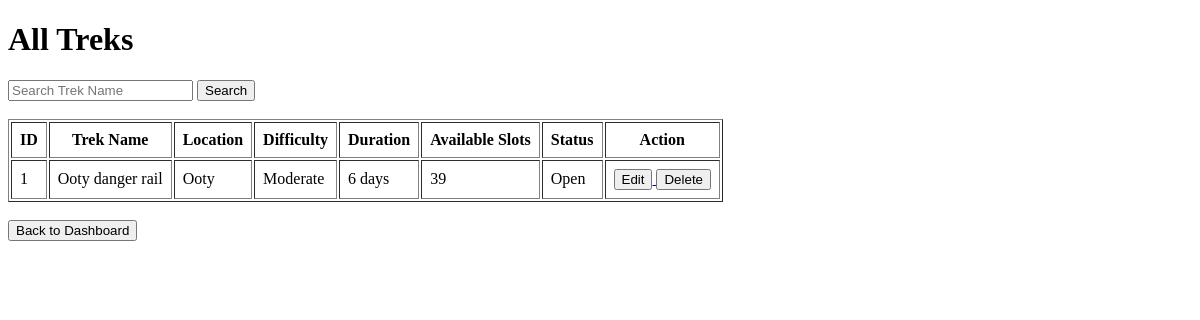
The page /view_treks (signed in) on the database as committed earlier.
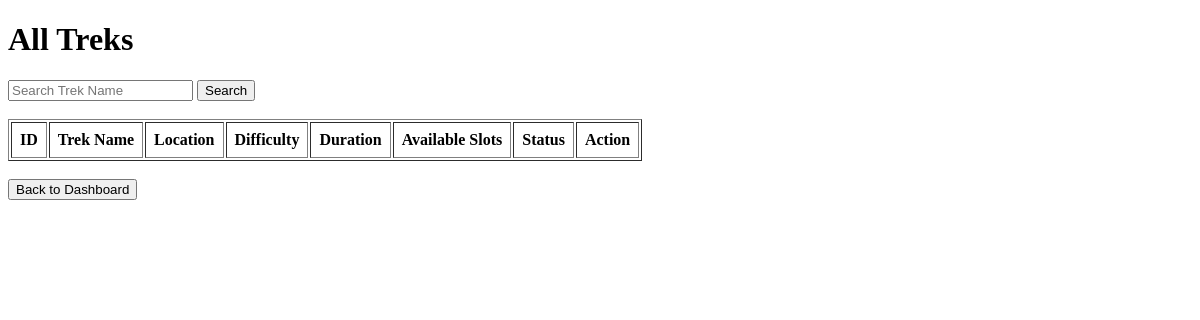
The same page on the database as committed later.
### models.py (models this page shows)
class Trek(db.Model):
    id = db.Column(db.Integer, primary_key=True)
    trek_name = db.Column(db.String(100), nullable=False)
    location = db.Column(db.String(100), nullable=False)
    difficulty = db.Column(db.String(20), nullable=False)
    duration = db.Column(db.String(30), nullable=False)
    available_slots = db.Column(db.Integer, nullable=False)
    assigned_staff = db.Column(db.Integer)
    status = db.Column(db.String(20), default="Open")
    description = db.Column(db.String(300))
    bookings = db.relationship("Booking", backref="trek", lazy=True)

### app.py (the view)
@app.route("/view_treks")
def view_treks():
    if "user_id" not in session or session["role"] != "admin":
        return redirect("/login")
    search = request.args.get("search")
    if search:
        treks = Trek.query.filter(
            Trek.trek_name.ilike(f"%{search}%")
        ).all()
    else:
        treks = Trek.query.all()
    return render_template(
        "view_treks.html",
        treks=treks
    )

### templates/view_treks.html (shortened to what this page needs)
<!DOCTYPE html>
<html>
<head>
</head>
<body>
    <h1>All Treks</h1>
    <form method="GET">
        <input
            type="text"
            name="search"
            placeholder="Search Trek Name">
        <button type="submit">Search</button>
    </form>
    <br>
    <table border="1" cellpadding="8">
        <tr>
            <th>ID</th>
            <th>Trek Name</th>
            <th>Location</th>
            <th>Difficulty</th>
            <th>Duration</th>
            <th>Available Slots</th>
            <th>Status</th>
            <th>Action</th>
        </tr>
        {% for trek in treks %}
        <tr>
            <td>{{ trek.id }}</td>
            <td>{{ trek.trek_name }}</td>
            <td>{{ trek.location }}</td>
            <td>{{ trek.difficulty }}</td>
            <td>{{ trek.duration }}</td>
            <td>{{ trek.available_slots }}</td>
            <td>{{ trek.status }}</td>
            <td>
                <a href="/edit_trek/{{ trek.id }}">
                    <button>Edit</button>
                </a>
                <a href="/delete_trek/{{ trek.id }}"
                   onclick="return confirm('Are you sure you want to delete this trek?')">
                    <button>Delete</button>
                </a>
            </td>
        </tr>
        {% endfor %}
    </table>
    <br>
    <a href="/admin">
        <button>Back to Dashboard</button>
    </a>
</body>
</html>

Rows that differ between the two databases and show on the page:
removed Trek: id "1", trek_name "Ooty danger rail", location "Ooty", difficulty "Moderate", duration "6 days", available_slots "39", status "Open"
